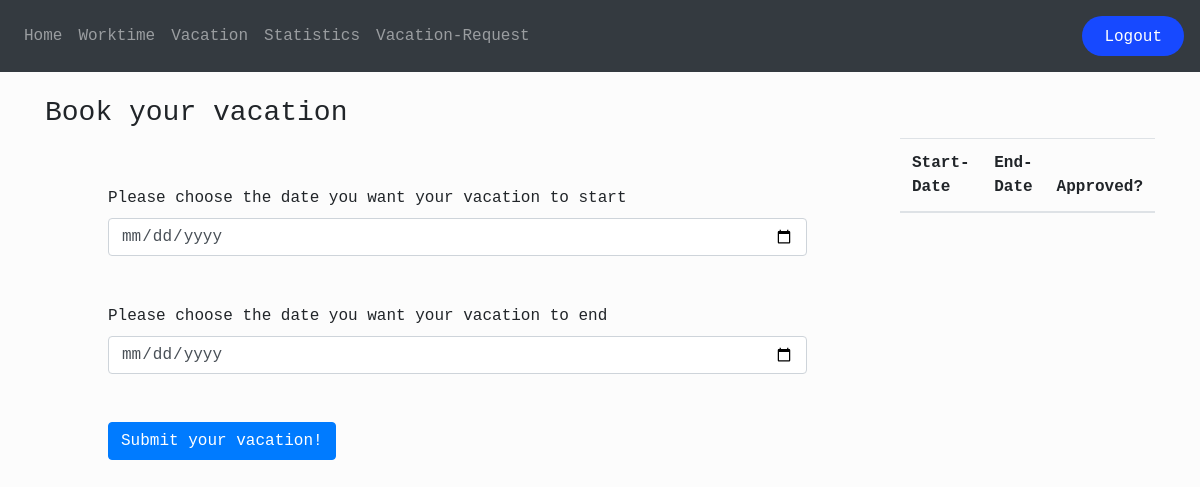
Page /vacation (signed in) on the earlier database version.
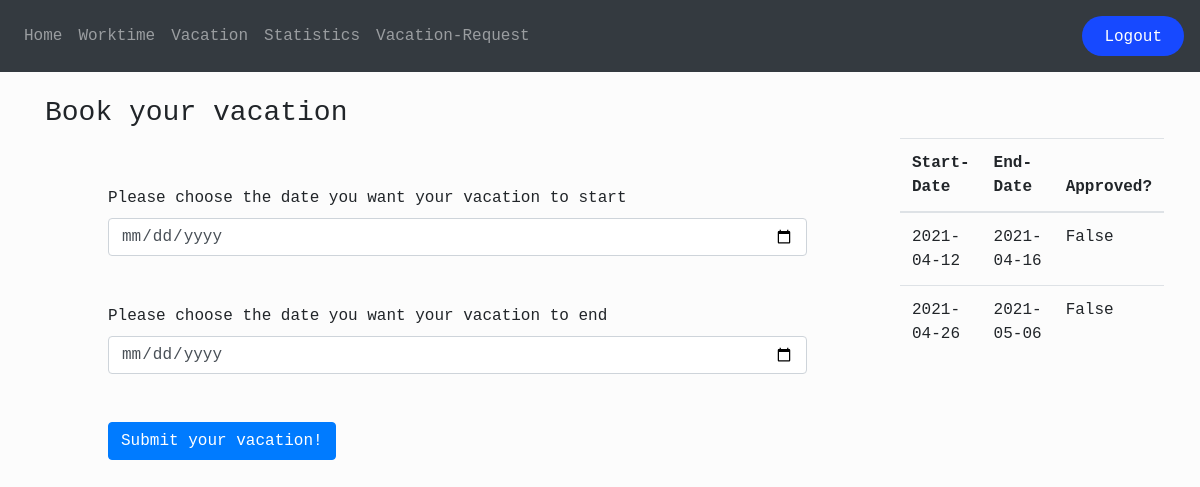
Same page on the later database version.
### app/models.py (models this page shows, shortened)
class Vacation(db.Model):
    id = db.Column(db.Integer, primary_key=True)
    start_date = db.Column(db.Date)
    end_date = db.Column(db.Date)
    user_id = db.Column(db.Integer, db.ForeignKey('user.id'))
    approved = db.Column(db.Boolean, default=False)

### app/views.py (the view, shortened to what this page needs)
@views.route('/vacation', methods=['GET', 'POST'])
@login_required
def vacation():
    user = User.query.filter_by(id=session.get('user_id')).first()
    requests = Vacation.query.filter_by(user_id=user.id).all()
    return render_template('vacation.html', user=current_user, requests=requests)

### app/__init__.py (called while the page is built)
def create_app():
    app = Flask(__name__)
    app.config['SECRET_KEY'] = '9QxEIB84nNKgxjz9ahPjM2HRtwrERAli4PGtjRjV'
    app.config['SQLALCHEMY_DATABASE_URI'] = f'sqlite:///{DB_NAME}'
    app.config['SQLALCHEMY_TRACK_MODIFICATIONS'] = False
    db.init_app(app)
    from .auth import auth
    from .views import views
    app.register_blueprint(auth)
    app.register_blueprint(views)
    from .models import User
    create_database(app=app)
    login_manager = LoginManager()
    login_manager.login_view = 'auth.login'
    login_manager.init_app(app)
    @login_manager.user_loader
    def load_user(id):
        return User.query.get(int(id))
    return app

### app/templates/vacation.html (shortened to what this page needs)
{% extends 'base.html' %}
{% block page_header %}
<h3>Book your vacation</h3>
{% endblock page_header %}
{% block content %}
<div class="container">
    <div class="row">
        <div class="col-sm-9">
            <form method="POST">
                <div class="container">
                    <div class="md-form mx-5 my-5">
                        <label for="start_date">Please choose the date you want your vacation to start</label>
                        <input type="date" name="start_date" id="start_date" class="form-control" required>
                    </div>
                    <div class="md-form mx-5 my-5">
                        <label for="end_date">Please choose the date you want your vacation to end</label>
                        <input type="date" name="end_date" id="end_date" class="form-control" required>
                    </div>
                    <div class="md-form mx-5 my-5">
                        <button type="submit" class="btn btn-primary">Submit your vacation!</button>
                    </div>
                </div>
            </form>
        </div>
        <div class="col-sm-3">
            <table class="table">
                <thead>
                    <tr>
                        <th class="col">Start-Date</th>
                        <th class="col">End-Date</th>
                        <th class="col">Approved?</th>
                    </tr>
                </thead>
                <tbody>
                    {% for request in requests %}
                    <tr>
                        <td>{{request.start_date}}</td>
                        <td>{{request.end_date}}</td>
                        <td>{{request.approved}}</td>
                    </tr>
                    {% endfor %}
                </tbody>
            </table>
        </div>
    </div>
</div>
{% endblock content %}

### app/templates/base.html (shortened to what this page needs)
<!DOCTYPE html>
<html>
<head>
    <link rel="stylesheet" href="https://stackpath.bootstrapcdn.com/bootstrap/4.4.1/css/bootstrap.min.css"
 />
    <link rel="stylesheet" href="{{ url_for('static', filename='css/styles.css') }}">
</head>
<body>
    <nav class="navbar navbar-expand-lg navbar-dark bg-dark">
        <div class="collapse navbar-collapse" id="navbar">
            <ul class="navbar-nav mr-auto">
                {% if user.is_authenticated %}
                <li class="nav-item"><a class="nav-link" id="home" href="/home">Home</a></li>
                <li class="nav-item"><a class="nav-item nav-link" id="wortime" href="/worktime">Worktime</a></li>
                <li class="nav-item"><a class="nav-item nav-link" id="vacation" href="/vacation">Vacation</a></li>
                <li class="nav-item"><a class="nav-item nav-link" id="statistics">Statistics</a></li>
                <li class="nav-item"><a class="nav-item nav-link" id="vacation-requests"
                        href="{{url_for('views.vacation_requests')}}">Vacation-Request</a></li>
                {% else %}
                <li class="nav-item"><a class="nav-item nav-link" id="login" href="{{url_for('auth.login')}}">Login</a>
                </li>
                {% endif %}
            </ul>
            {% if user.is_authenticated %}
            <span class="navbar-text">
                <button class="button-small">
                    <a class="nav-item nav-link" id="logout" href="/logout">Logout</a>
                </button>
            </span>
            {% endif %}
        </div>
    </nav>
    <br>
    <div class="page-header">
        <div class="container">
            {% block page_header %}
            {% endblock page_header %}
        </div>
    </div>
    {% block content %}
    {% endblock content %}
</body>
</html>

### app/static/css/styles.css (style rules this page uses)
body, html { height: 100%; background-color: #fcfcfc; font-family: 'Microsoft YaHei UI', Courier, monospace; }
.button-small { background: #1749FF; color: white; float: left; border-radius: 57px; border: 0px; height: 40px; transition: all 0.4s ease 0s; }

Differences in the rows shown:
added Vacation: start_date "2021-04-12", end_date "2021-04-16", approved "False"
added Vacation: start_date "2021-04-26", end_date "2021-05-06", approved "False"
